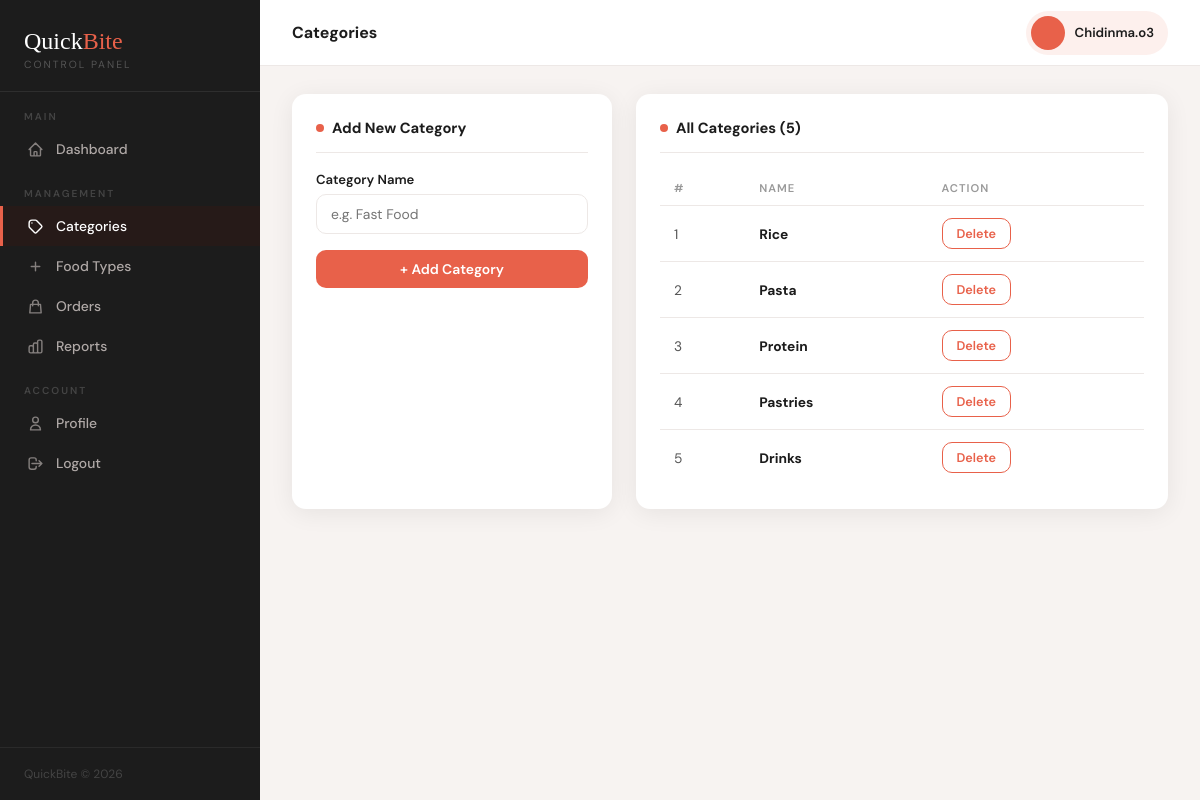
The page /admin-panel/categories/ (signed in) on the database its author committed.
### accounts/models.py (models this page shows, shortened)
class CustomUser(AbstractUser):
    ROLE_CHOICES = [
        ('customer', 'Customer'),
        ('owner', 'Restaurant Owner'),
        ('admin', 'Admin'),
    ]
    role = models.CharField(max_length=20, choices=ROLE_CHOICES, default='customer')
    phone = models.CharField(max_length=20, blank=True)
    address = models.TextField(blank=True)

### restaurant/models.py (models this page shows, shortened)
class Category(models.Model):
    name = models.CharField(max_length=100)

### adminpanel/views.py (the view, shortened to what this page needs)
# urls.py: path('categories/', views.categories, name='categories'),
@login_required
@user_passes_test(is_admin)
def categories(request):
    all_categories = Category.objects.all()
    return render(request, 'adminpanel/categories.html', {'categories': all_categories})

### adminpanel/views.py (called while the page is built)
def is_admin(user):
    return user.is_authenticated and user.is_staff

### templates/adminpanel/categories.html (shortened to what this page needs)
{% extends 'adminpanel/base.html' %}
{% block page_title %}Categories{% endblock %}
{% block content %}
<div class="split-layout">
    <div class="card">
        <div class="card-title">Add New Category</div>
        <form method="POST">
            <div class="form-group">
                <label class="form-label">Category Name</label>
                <input type="text" name="name" class="form-control" placeholder="e.g. Fast Food" required>
            </div>
            <button type="submit" class="btn btn-primary">+ Add Category</button>
        </form>
    </div>
    <div class="card">
        <div class="card-title">All Categories ({{ categories|length }})</div>
        <table>
            <thead>
                <tr>
                    <th>#</th>
                    <th>Name</th>
                    <th>Action</th>
                </tr>
            </thead>
            <tbody>
                {% for cat in categories %}
                <tr>
                    <td>{{ forloop.counter }}</td>
                    <td><strong>{{ cat.name }}</strong></td>
                    <td>
                        <a href="{% url 'adminpanel:delete_category' cat.pk %}"
                           class="btn btn-outline"
                           onclick="return confirm('Delete \'{{ cat.name }}\'?')">
                            Delete
                        </a>
                    </td>
                </tr>
                {% empty %}
                <tr><td colspan="3" style="text-align:center; color:#aaa; padding:24px;">No categories yet.</td></tr>
                {% endfor %}
            </tbody>
        </table>
    </div>
</div>
{% endblock %}

### templates/adminpanel/base.html (shortened to what this page needs)
<!DOCTYPE html>
<html lang="en">
<head>
</head>
<body>
<nav id="sidebar">
    <div class="sidebar-brand">
        <div class="logo-text">Quick<span>Bite</span></div>
        <div class="logo-sub">Control Panel</div>
    </div>
    <div class="nav-section">Main</div>
    <a href="{% url 'adminpanel:dashboard' %}" class="nav-link {% if request.resolver_match.url_name == 'dashboard' %}active{% endif %}">
        <svg fill="none" stroke="currentColor" viewBox="0 0 24 24"><path stroke-linecap="round" stroke-linejoin="round" stroke-width="2" d="M3 12l2-2m0 0l7-7 7 7M5 10v10a1 1 0 001 1h3m10-11l2 2m-2-2v10a1 1 0 01-1 1h-3m-6 0a1 1 0 001-1v-4a1 1 0 011-1h2a1 1 0 011 1v4a1 1 0 001 1m-6 0h6"/></svg>
        Dashboard
    </a>
    <div class="nav-section">Management</div>
    <a href="{% url 'adminpanel:categories' %}" class="nav-link {% if request.resolver_match.url_name == 'categories' %}active{% endif %}">
        <svg fill="none" stroke="currentColor" viewBox="0 0 24 24"><path stroke-linecap="round" stroke-linejoin="round" stroke-width="2" d="M7 7h.01M7 3h5c.512 0 1.024.195 1.414.586l7 7a2 2 0 010 2.828l-7 7a2 2 0 01-2.828 0l-7-7A1.994 1.994 0 013 12V7a4 4 0 014-4z"/></svg>
        Categories
    </a>
    <a href="{% url 'adminpanel:food_types' %}" class="nav-link {% if request.resolver_match.url_name == 'food_types' %}active{% endif %}">
        <svg fill="none" stroke="currentColor" viewBox="0 0 24 24"><path stroke-linecap="round" stroke-linejoin="round" stroke-width="2" d="M12 6v6m0 0v6m0-6h6m-6 0H6"/></svg>
        Food Types
    </a>
    <a href="{% url 'adminpanel:orders' %}" class="nav-link {% if request.resolver_match.url_name == 'orders' %}active{% endif %}">
        <svg fill="none" stroke="currentColor" viewBox="0 0 24 24"><path stroke-linecap="round" stroke-linejoin="round" stroke-width="2" d="M16 11V7a4 4 0 00-8 0v4M5 9h14l1 12H4L5 9z"/></svg>
        Orders
    </a>
    <a href="{% url 'adminpanel:reports' %}" class="nav-link {% if request.resolver_match.url_name == 'reports' %}active{% endif %}">
        Reports
    </a>
    <div class="nav-section">Account</div>
    <a href="{% url 'adminpanel:profile' %}" class="nav-link {% if request.resolver_match.url_name == 'profile' %}active{% endif %}">
        <svg fill="none" stroke="currentColor" viewBox="0 0 24 24"><path stroke-linecap="round" stroke-linejoin="round" stroke-width="2" d="M16 7a4 4 0 11-8 0 4 4 0 018 0zM12 14a7 7 0 00-7 7h14a7 7 0 00-7-7z"/></svg>
        Profile
    </a>
    <a href="{% url 'logout' %}" class="nav-link">
        <svg fill="none" stroke="currentColor" viewBox="0 0 24 24"><path stroke-linecap="round" stroke-linejoin="round" stroke-width="2" d="M17 16l4-4m0 0l-4-4m4 4H7m6 4v1a3 3 0 01-3 3H6a3 3 0 01-3-3V7a3 3 0 013-3h4a3 3 0 013 3v1"/></svg>
        Logout
    </a>
    <div class="sidebar-footer">QuickBite &copy; 2026</div>
</nav>
<div id="main">
    <div class="topbar">
        <div class="topbar-title">{% block page_title %}Dashboard{% endblock %}</div>
        <div class="admin-badge">
            <div class="admin-avatar">{{ request.user.first_name|first|upper }}{{ request.user.last_name|first|upper }}</div>
            <div class="admin-name">{{ request.user.get_full_name|default:request.user.username }}</div>
        </div>
    </div>
    <div class="page-content">
        {% block content %}{% endblock %}
    </div>
</div>
</body>
</html>

### templates/adminpanel/base.html (style rules this page uses)
*, *::before, *::after { box-sizing: border-box; margin: 0; padding: 0; }
:root { --coral: #e8614a; --coral-light: #f0826e; --coral-pale: #fdf0ed; --coral-dark: #c94e38; --sidebar-bg: #1c1c1c; --sidebar-text: #b0a9a7; --body-bg: #f7f3f1; --white: #ffffff; --text-dark: #1c1c1c; --text-mid: #555; --text-light: #999; --border: #ede8e6; --shadow: 0 4px 24px rgba(0,0,0,0.07); --radius: 14px; }
body { font-family: 'DM Sans', sans-serif; background: var(--body-bg); color: var(--text-dark); display: flex; min-height: 100vh; }
#sidebar { width: 260px; min-height: 100vh; background: var(--sidebar-bg); position: fixed; top: 0; left: 0; display: flex; flex-direction: column; z-index: 100; }
.sidebar-brand { padding: 28px 24px 20px; border-bottom: 1px solid #2e2e2e; }
.sidebar-brand .logo-text { font-family: 'Playfair Display', serif; font-size: 1.5rem; color: var(--white); }
.sidebar-brand .logo-text span { color: var(--coral); }
.sidebar-brand .logo-sub { font-size: 0.65rem; color: #555; letter-spacing: 2px; text-transform: uppercase; margin-top: 3px; }
.nav-section { font-size: 0.63rem; text-transform: uppercase; letter-spacing: 2px; color: #444; padding: 18px 24px 6px; font-weight: 600; }
.nav-link { display: flex; align-items: center; gap: 12px; padding: 11px 24px; color: var(--sidebar-text); text-decoration: none; font-size: 0.87rem; font-weight: 500; transition: all 0.2s; border-left: 3px solid transparent; }
.nav-link.active { color: var(--white); background: #261a18; border-left-color: var(--coral); }
.nav-link svg { width: 17px; height: 17px; flex-shrink: 0; opacity: 0.7; }
.nav-link.active svg { opacity: 1; }
.sidebar-footer { margin-top: auto; padding: 18px 24px; border-top: 1px solid #2a2a2a; font-size: 0.75rem; color: #444; }
#main { margin-left: 260px; flex: 1; display: flex; flex-direction: column; }
.topbar { background: var(--white); padding: 0 32px; height: 66px; display: flex; align-items: center; justify-content: space-between; border-bottom: 1px solid var(--border); position: sticky; top: 0; z-index: 50; }
.topbar-title { font-size: 1rem; font-weight: 700; }
.admin-badge { display: flex; align-items: center; gap: 10px; background: var(--coral-pale); padding: 5px 14px 5px 5px; border-radius: 40px; }
.admin-avatar { width: 34px; height: 34px; background: var(--coral); border-radius: 50%; display: flex; align-items: center; justify-content: center; color: white; font-weight: 700; font-size: 0.78rem; }
.admin-name { font-size: 0.82rem; font-weight: 600; }
.page-content { padding: 28px 32px; flex: 1; }
.card { background: var(--white); border-radius: var(--radius); box-shadow: var(--shadow); padding: 24px; }
.card-title { font-size: 0.92rem; font-weight: 700; margin-bottom: 18px; padding-bottom: 14px; border-bottom: 1px solid var(--border); display: flex; align-items: center; gap: 8px; }
.card-title::before { content: ''; width: 8px; height: 8px; background: var(--coral); border-radius: 50%; display: inline-block; }
table { width: 100%; border-collapse: collapse; font-size: 0.86rem; }
thead th { padding: 10px 14px; text-align: left; font-size: 0.7rem; text-transform: uppercase; letter-spacing: 1px; color: var(--text-light); font-weight: 600; border-bottom: 1px solid var(--border); }
tbody tr { border-bottom: 1px solid var(--border); transition: background 0.15s; }
tbody tr:last-child { border-bottom: none; }
tbody td { padding: 12px 14px; color: var(--text-mid); vertical-align: middle; }
td strong { color: var(--text-dark); }
.form-group { margin-bottom: 16px; }
.form-label { display: block; font-size: 0.82rem; font-weight: 600; margin-bottom: 6px; }
.form-control { width: 100%; padding: 10px 14px; border: 1.5px solid var(--border); border-radius: 10px; font-size: 0.87rem; font-family: 'DM Sans', sans-serif; color: var(--text-dark); background: var(--white); outline: none; transition: border-color 0.2s; }
.btn { display: inline-flex; align-items: center; justify-content: center; gap: 7px; padding: 10px 20px; border-radius: 10px; font-size: 0.87rem; font-weight: 600; font-family: 'DM Sans', sans-serif; cursor: pointer; border: none; transition: all 0.2s; text-decoration: none; width: 100%; }
.btn-primary { background: var(--coral); color: white; }
.btn-outline { background: transparent; color: var(--coral); border: 1.5px solid var(--coral); padding: 6px 14px; font-size: 0.79rem; width: auto; }
.split-layout { display: grid; grid-template-columns: 320px 1fr; gap: 24px; }

### rows shown on the page
CustomUser: user.get_full_name "Chidinma.o3"
Category: name "Rice"
Category: name "Pasta"
Category: name "Protein"
Category: name "Pastries"
Category: name "Drinks"

### other values the page prints
{{ categories|length }} "5"
